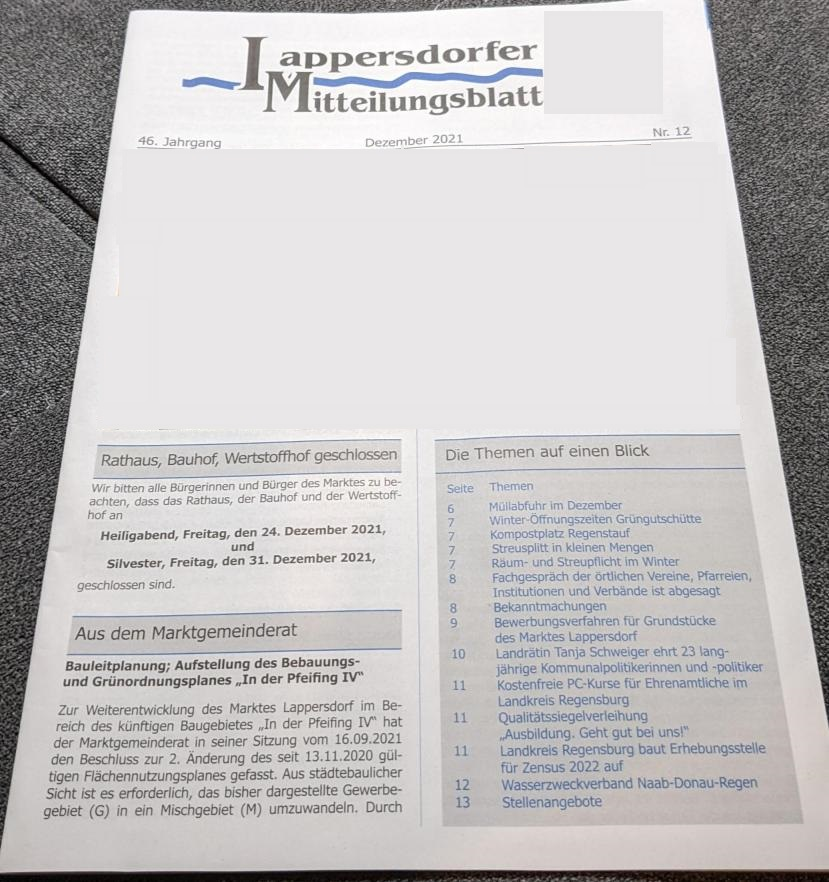
#> input picture document_cut2.jpg, 829 x 882 px
$ jupyter execute Homework8_no_images.ipynb
#> lines starting #> are read from the running program, lines starting #| are printed output that depends on the picture
# HOMEWORK 8

In this homework you are going to implement your first machine learning algorithm to automatically binarize document images. The goal of document binarization is to seprate the characters (letters) from everything else. This is the crucial part for automatic document understanding and information extraction from the . In order to do so, you will use the Otsu thresholding algorithm.

At the end of this notebook, there are a couple of questions for you to answer.

[cell 1]
import cv2
import math
import numpy as np
from matplotlib import pyplot as plt
plt.rcParams['figure.figsize'] = [15, 10]

Let's load the document image we will be working on in this homework.

[cell 2]
img = cv2.imread('document_cut2.jpg')
#> img is the input picture: shape (882, 829, 3); mean B, G, R 191.2, 190.9, 193.1
img = cv2.cvtColor(img, cv2.COLOR_BGR2GRAY)
#> img: shape (882, 829)
plt.imshow(img, cmap='gray')

First, let's have a look at the histogram.

[cell 3]
h = np.histogram(img, 256)
plt.bar(h[1][0:-1], h[0])
plt.xlabel('Colour'), plt.ylabel('Count')
plt.grid(True)
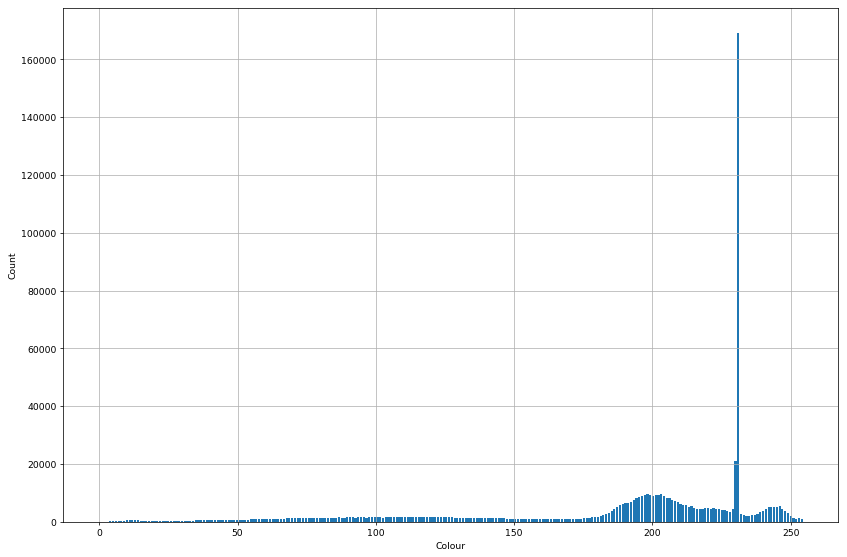
#> figure drawn by matplotlib, 1 panel; tallest bar 169248 high, from x = 230.7 to 231.5

### Otsu Thresholding

Let's now implement the Otsu thresholding algorithm. Remember that the algorithm consists of an optimization process that finds the thresholds that minimizes the intra-class variance or, equivalently, maximizes the inter-class variance.

In this homework, you are going to demonstrate the working principle of the Otsu algorithm. Therefore, you won't have to worry about an efficient implementation, we are going to use the brute force approach here.

[cell 4]
# Get image dimensions
rows, cols = img.shape
#> rows = 882; cols = 829
# Compute the total amount of image pixels
num_pixels = rows * cols
#> num_pixels = 731178
print(num_pixels)
#| 731178

# Initializations
best_wcv = 1e6  # Best within-class variance (wcv)
opt_th = None   # Threshold corresponding to the best wcv

background=0
foreground=0

all_colors = img.flatten()   # convert 2d to 1d


#all_colors = img
print(all_colors);
#> (printed output is left out)
print (all_colors.size)
#| 731178

best_wcv = -1
opt_th = -1

# Brute force search using all possible thresholds (levels of gray)


for th in range(1, 255):
    # Extract the image pixels corresponding to the background
    #background += h[th]
    background = all_colors[all_colors < th]

    # Extract the image pixels corresponding to the foreground
    foreground = all_colors[all_colors >= th]
    # If foreground or background are empty, continue
    if len(foreground) == 0 or len(background) == 0:
        continue


    # Compute class-weights (omega parameters) for foreground and background
    omega_b = len(background) / num_pixels
    omega_f = len(foreground) / num_pixels

    # Compute pixel variance for foreground and background
    # Hint: Check out the var function from numpy ;-)
    # https://numpy.org/doc/stable/reference/generated/numpy.var.html

    sigma_b = np.var(background)
    sigma_f = np.var(foreground)

    # Compute the within-class variance
    wcv = omega_f*sigma_f + omega_b*sigma_b

    # Perform the optimization
    if best_wcv == -1 or best_wcv > wcv:
        best_wcv = wcv
        opt_th = th
#> this loop made 254 passes
#> (omega_b, omega_f, sigma_b, sigma_f, wcv, best_wcv) on passes 1 to 12: (7.25e-05, 1, 0, 3022.8, 3022.6, 3022.6), (0.000104, 1, 0.211, 3021.7, 3021.4, 3021.4), (0.000153, 1, 0.772, 3020.1, 3019.6, 3019.6), (0.00023, 1, 1.54, 3017.6, 3016.9, 3016.9), (0.000328, 1, 2.32, 3014.4, 3013.4, 3013.4), (0.000453, 1, 3.14, 3010.5, 3009.1, 3009.1), (0.000648, 0.999, 4.04, 3004.3, 3002.4, 3002.4), (0.000922, 0.999, 4.81, 2995.8, 2993, 2993), (0.00127, 0.999, 5.47, 2984.9, 2981.1, 2981.1), (0.00176, 0.998, 6.12, 2970.1, 2964.8, 2964.8), (0.00239, 0.998, 6.72, 2950.9, 2943.9, 2943.9), (0.0031, 0.997, 7.32, 2929.9, 2920.8, 2920.8)
#> after the loop, best_wcv = 595.7; opt_th = 157
        #print("trace:", wcv, th)


# Print out the optimal threshold found by Otsu algorithm
#print('Optimal threshold', opt_th)
print('Optimal threshold', opt_th)
#| Optimal threshold 157

Finally, let's compare the original image and its thresholded representation.

[cell 5]
plt.subplot(121), plt.imshow(img, cmap='gray')
plt.subplot(122), plt.imshow(img > opt_th, cmap='gray')
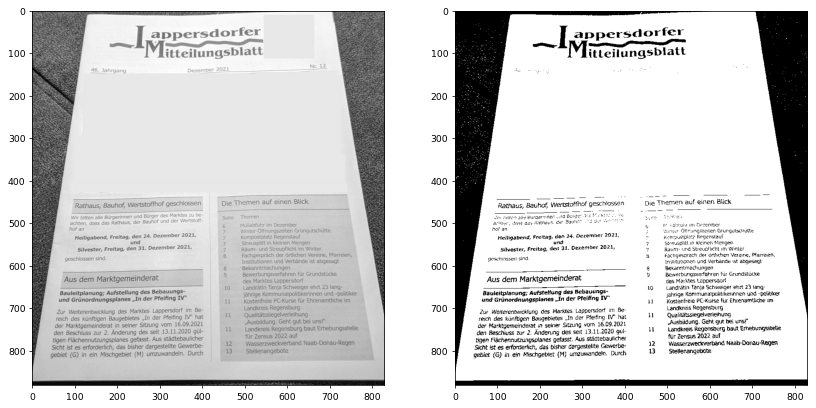
#> figure drawn by matplotlib, 2 panels
